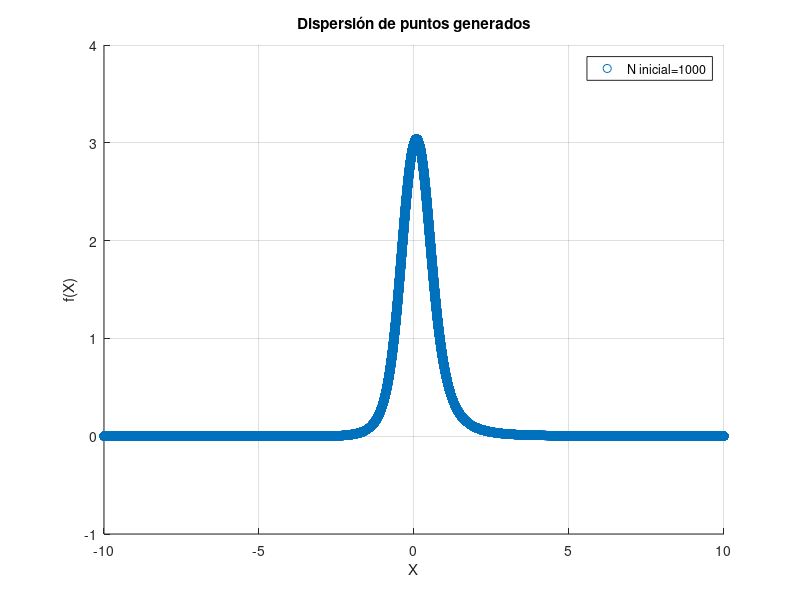

The MATLAB source for this figure: (Note: a time limit stopped this script after it produced the figure.)
rng(42); % Fijamos la semilla para reproducibilidad

% Definición de la función a integrar
f = @(x) (x + 3) ./ (3 * x.^4 + 2 * x.^2 + 1);

% Límites de integración
a = -10; % Usamos un intervalo grande para simular infinito
b = 10;

% Valor exacto de la integral
valor_exacto = integral(f, -inf, inf);

% Número de iteraciones y tamaños de muestra
iters = 10;
N1 = 1000; 
N2 = 10000;

% Vectores para almacenar aproximaciones
aproximaciones_N1 = zeros(1, iters);
aproximaciones_N2 = zeros(1, iters);

% Monte Carlo para diferentes iteraciones
for k = 1:iters
    % Generación de muestras aleatorias en [a, b]
    X1 = a + (b - a) * rand(1, N1);
    X2 = a + (b - a) * rand(1, N2);

    % Evaluación de la función
    f_X1 = f(X1);
    f_X2 = f(X2);

    % Cálculo de las aproximaciones
    aproximaciones_N1(k) = (b - a) * mean(f_X1);
    aproximaciones_N2(k) = (b - a) * mean(f_X2);

    % Incrementar muestras
    N1 = N1 * 2;
    N2 = N2 * 2;
end

% Mostrar resultados finales
fprintf('Valor exacto de la integral: %.6f\n', valor_exacto);
fprintf('Aproximación final para N inicial=1000: %.6f\n', aproximaciones_N1(end));
fprintf('Aproximación final para N inicial=10000: %.6f\n', aproximaciones_N2(end));

% Gráficos de dispersión
figure (1)
scatter(X1, f_X1, 'b.');
title('Dispersión de puntos generados');
xlabel('X');
ylabel('f(X)');
legend('N inicial=1000', 'Location', 'best');
grid on;

figure (2)
scatter(X2, f_X2, 'r.');
title('Dispersión de puntos generados');
xlabel('X');
ylabel('f(X)');
legend('N inicial=10000', 'Location', 'best');
grid on;

% Gráfica de aproximaciones
figure (3)
plot(1:iters, aproximaciones_N1, '-o', 'LineWidth', 2, 'MarkerSize', 6, 'DisplayName', 'N inicial=1000');
hold on;
plot(1:iters, aproximaciones_N2, '-s', 'LineWidth', 2, 'MarkerSize', 6, 'DisplayName', 'N inicial=10000');
yline(valor_exacto, 'g--', 'LineWidth', 2, 'DisplayName', 'Valor exacto');
title('Aproximaciones sucesivas de Monte Carlo');
xlabel('Iteración');
ylabel('Valor de la integral');
legend('Location', 'best');
grid on;
